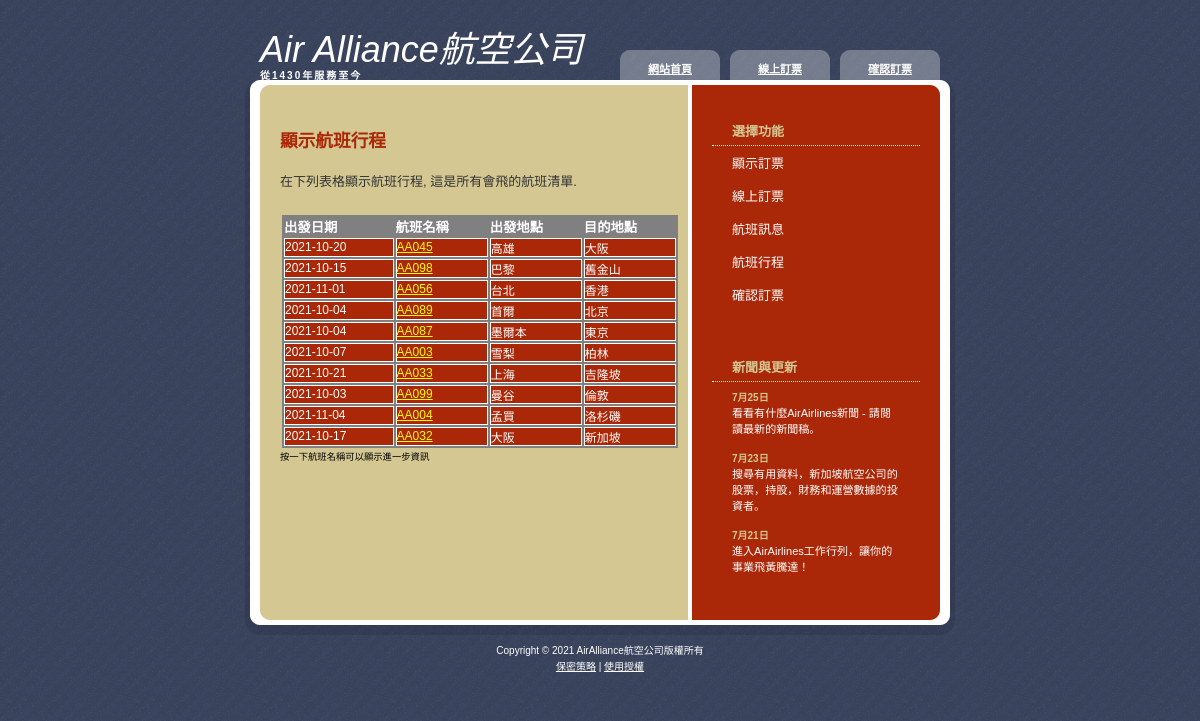
The page /scheduleinfo.php on the database its author committed.
### tables this page shows
CREATE TABLE `schedule` (
  `SID` int(11) NOT NULL,
  `GID` int(11) NOT NULL,
  `FID` int(11) NOT NULL,
  `Date` date NOT NULL
);

CREATE TABLE `flights` (
  `FID` int(11) NOT NULL,
  `FName` varchar(10) NOT NULL,
  `SourceSID` int(11) NOT NULL,
  `DestSID` int(11) NOT NULL
);

CREATE TABLE `sectors` (
  `SID` int(11) NOT NULL,
  `Sector` varchar(10) NOT NULL
);

### itinerarymanager.php (called while the page is built, shortened)
<?php
include("classes/guestitinerary.php");
function initDB(){
    if ( ! isset($_SESSION['databaseURL']) ){
       $query = "SELECT * FROM Sectors";
    }
    $databaseURL = $_SESSION['databaseURL'];
    $databaseUName = $_SESSION['databaseUName'];
    $databasePWord = $_SESSION['databasePWord'];
    $databaseName = $_SESSION['databaseName'];
    $connection = mysqli_connect($databaseURL,$databaseUName,
                                $databasePWord,$databaseName)
                  or die ("錯誤: 連接伺服器或資料庫錯誤!");
    mysqli_query($connection,'SET CHARACTER SET utf8');
    mysqli_query($connection,"SET collation_connection = 'utf8_general_ci'");
    return $connection;
}
function getItinerary($IID){
    $connection = initDB();
    if($IID == 0){
        $query = "SELECT * FROM Itinerary";
    }
    else{
        $query = "SELECT * FROM Itinerary WHERE IID='".$IID."'";
    }
    $result = mysqli_query($connection,$query);
    $itineraryID = 0;
    while($row = mysqli_fetch_array($result,MYSQLI_ASSOC)){
        $GID = $row['GID'];
        $FID = $row['FID'];
        $SID = $row['SID'];
        $query2 = "SELECT * FROM Guest WHERE GID='".$GID."'";
        $result2 = mysqli_query($connection,$query2);
        $row2 = mysqli_fetch_array($result2,MYSQLI_ASSOC);
        $firstName = $row2['FirstName'];
        $lastName = $row2['LastName'];
        $query3 = "SELECT * FROM Schedule WHERE SID='".$SID."'";
        $result3 = mysqli_query($connection,$query3);
        $row3 = mysqli_fetch_array($result3,MYSQLI_ASSOC);
        $travelDate = $row3['Date'];
        $query3 = "SELECT * FROM Flights WHERE FID='".$FID."'";
        $result3 = mysqli_query($connection,$query3);
        $row3 = mysqli_fetch_array($result3,MYSQLI_ASSOC);
        $sourceSID = $row3['SourceSID'];
        $destSID = $row3['DestSID'];
        $fName = $row3['FName'];
        $query4 = "SELECT Sector FROM Sectors WHERE SID='".$sourceSID."'";
        $result4 = mysqli_query($connection,$query4);
        $row4 = mysqli_fetch_array($result4,MYSQLI_ASSOC);
        $source = $row4['Sector'];
        $query4 = "SELECT Sector FROM Sectors WHERE SID='".$destSID."'";
        $result4 = mysqli_query($connection,$query4);
        $row4 = mysqli_fetch_array($result4,MYSQLI_ASSOC);
        $dest = $row4['Sector'];
        $guestItinerary = new GuestItinerary();
        $guestItinerary->set_FID($FID);
        $guestItinerary->set_FName($fName);
        $guestItinerary->set_SID($SID);
        $guestItinerary->set_source($source);
        $guestItinerary->set_dest($dest);
        $guestItinerary->set_travelDate($travelDate);
        $guestItinerary->set_GID($GID);
        $guestItinerary->set_firstName($firstName);
        $guestItinerary->set_lastName($lastName);
        $itineraryData[$itineraryID]=$guestItinerary;
        $itineraryID = $itineraryID + 1;
    }
    return $itineraryData;
}
?>

### classes/guestitinerary.php (called while the page is built, shortened)
<?php
class GuestItinerary extends Guest{
    private $FID;
    private $fName;
    private $source;
    private $dest;
    private $travelDate;
    function set_FID($FID){
            $this->FID = $FID;
        }
    function set_FName($fName){
            $this->fName = $fName;
        }
    function set_source($source){
            $this->source = $source;
        }
    function set_dest($dest){
            $this->dest = $dest;
        }
    function set_travelDate($travelDate){
            $this->travelDate = $travelDate;
        }
    function get_FID(){
            return $this->FID;
        }
    function get_source(){
            return $this->source;
        }
    function get_dest(){
            return $this->dest;
        }
    function get_travelDate(){
            return $this->travelDate;
        }
    function get_FName(){
            return $this->fName;
        }
}
?>

### scheduleinfo.php (the view, shortened to what this page needs)
<!DOCTYPE html>
<?php
     include("itinerarymanager.php");
?>
<html>
    <head>
        <link href="css/default.css" rel="stylesheet" type="text/css" />
    </head>
    <body>
        <div id="wrapper">
        <?php include 'include/header.php'; ?>
            <div id="page">
                <div id="content">
                    <div id="welcome">
                        <h1>顯示航班行程</h1>
                        <p>
                            在下列表格顯示航班行程, 這是所有會飛的航班清單.
                        </p>
                        <table class="aatable">
                            <tr>
                                <th>出發日期</th>
                                <th>航班名稱</th>
                                <th>出發地點</th>
                                <th>目的地點</th>
                            </tr>
                            <?php
                            $itineraryData = getItinerary(0);
                            for($index=0;$index < count($itineraryData);$index++){
                                $guestItinerary = $itineraryData[$index];
                                echo "<tr>";
                                echo "<td>".$guestItinerary->get_travelDate()."</td>";
                                echo "<td><a class='data' href='flightinfo.php?FID=".$guestItinerary->get_FID()."'>".$guestItinerary->get_FName()."</a></td>";
                                echo "<td>".$guestItinerary->get_source()."</td>";
                                echo "<td>".$guestItinerary->get_dest()."</td>";
                                echo "</tr>";
                            }
                            ?>
                        </table>
                    </div>
                    <div id="note">
                        <p>按一下航班名稱可以顯示進一步資訊</p>
                    </div>
                </div>
                <div id="sidebar">
                    <ul>
                    <?php include 'include/nav.php'; ?>
                        <?php include 'include/updates.php'; ?>
                    </ul>
                </div>
                <div style="clear: both; height: 1px"></div>
            </div>
            <?php include 'include/footer.php'; ?>
        </div>
    </body>
</html>

### css/default.css (style rules this page uses)
* { margin: 0; padding: 0; }
body { background: #D4C792 url(images/img01.gif); font-family: Arial, Helvetica, sans-serif; font-size: 13px; color: #333333; }
h1, h2, h3 { color: #AA2808; }
p, blockquote, ul, ol { margin-bottom: 20px; line-height: 1.6em; }
a { text-decoration: underline; color: #323B51; }
a.data { text-decoration: underline; color: yellow; }
#page { width: 710px; margin: 0 auto; background: #D4C792 url(images/img04.gif) repeat-y; }
#content { float: left; width: 388px; padding: 30px 0 0 35px; }
#content h1, #content h2, #content h3 { margin-bottom: 20px; }
#content h1 { font-size: 136%; }
#sidebar { float: right; width: 208px; padding: 0 35px 0 0; }
#sidebar ul { margin: 0; padding: 0; list-style: none; line-height: normal; }
TABLE.aatable { font-family:arial; font-size:10pt; background-color:#808080; width:400px; border-style:solid; border-color:#D4C792; border-width:2px; }
TH { font-size:10pt; color:white; text-align:left; }
TD { font-size:9pt; background-color:#AA2808; color:white; border-style:solid; border-width:1px; text-align:left; }
#note { font-size:7pt; color:black; }

### rows shown on the page
schedule: Date "2021-10-20"
flights: FName "AA045"
sectors: Sector "高雄"
sectors: Sector "大阪"
schedule: Date "2021-10-15"
flights: FName "AA098"
sectors: Sector "巴黎"
sectors: Sector "舊金山"
schedule: Date "2021-11-01"
flights: FName "AA056"
sectors: Sector "台北"
sectors: Sector "香港"
schedule: Date "2021-10-04"
flights: FName "AA089"
sectors: Sector "首爾"
sectors: Sector "北京"
schedule: Date "2021-10-04"
flights: FName "AA087"
sectors: Sector "墨爾本"
sectors: Sector "東京"
schedule: Date "2021-10-07"
flights: FName "AA003"
sectors: Sector "雪梨"
sectors: Sector "柏林"
schedule: Date "2021-10-21"
flights: FName "AA033"
sectors: Sector "上海"
sectors: Sector "吉隆坡"
schedule: Date "2021-10-03"
flights: FName "AA099"
sectors: Sector "曼谷"
sectors: Sector "倫敦"
schedule: Date "2021-11-04"
flights: FName "AA004"
sectors: Sector "孟買"
sectors: Sector "洛杉磯"
schedule: Date "2021-10-17"
flights: FName "AA032"
sectors: Sector "新加坡"
